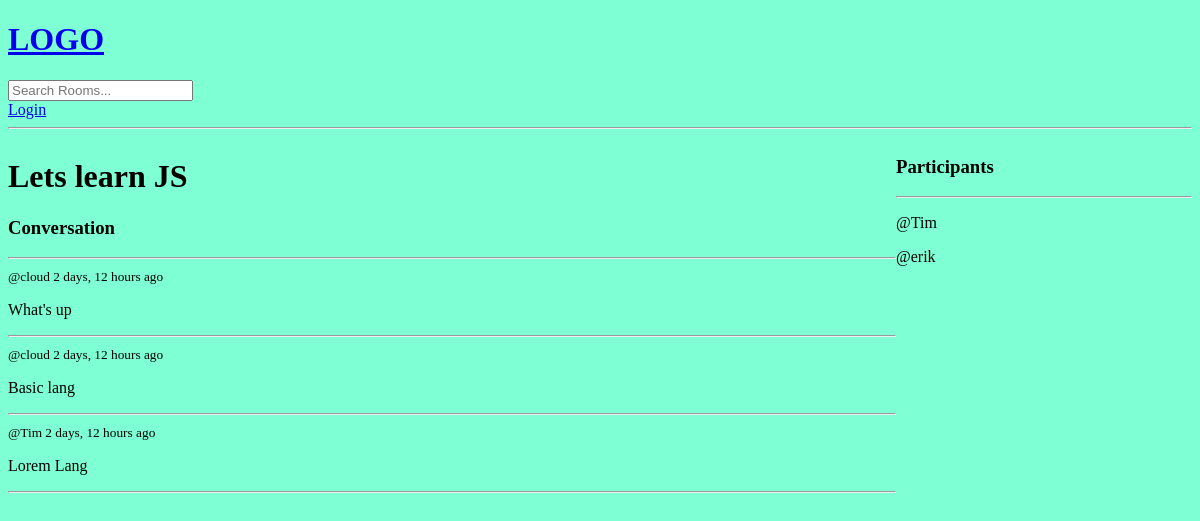
Page /room/10/ on the earlier database version.
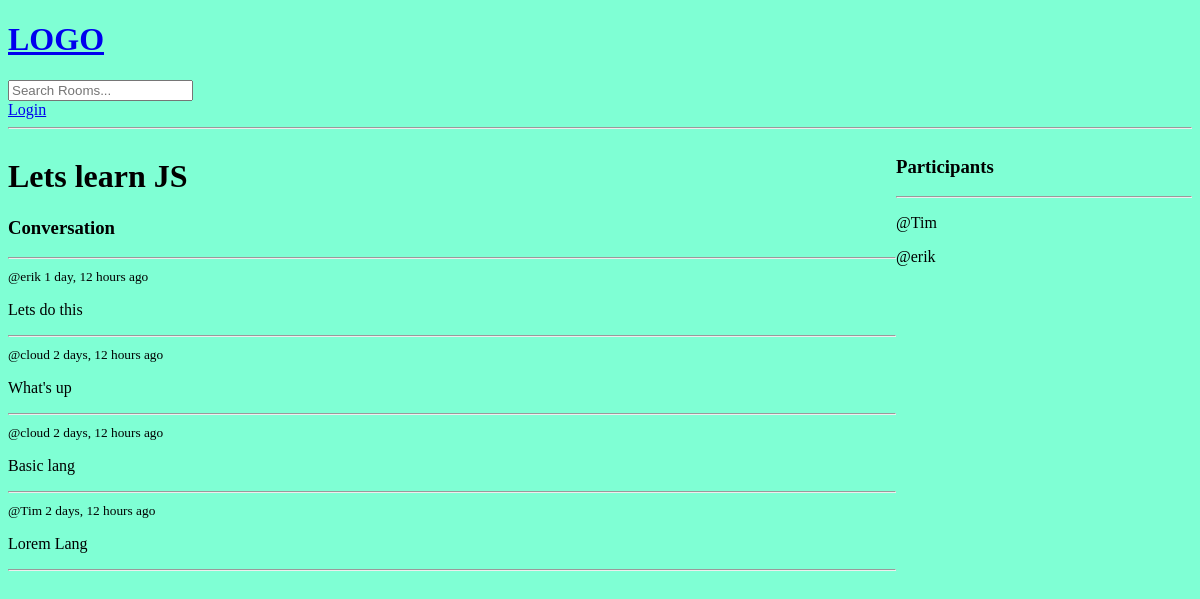
Same page on the later database version.
### base/models.py (models this page shows, shortened)
class Message(models.Model):
    user = models.ForeignKey(User, on_delete=models.CASCADE)
    room = models.ForeignKey(Room, on_delete=models.CASCADE)
    body = models.TextField()
    updated = models.DateTimeField(auto_now=True)
    created = models.DateTimeField(auto_now_add=True)
    class Meta:
        ordering = ['-updated', '-created']

### base/views.py (the view, shortened to what this page needs)
# urls.py: path('room/<str:pk>/', views.room, name="room"),
def room(request, pk):
    room = Room.objects.get(id=pk)
    room_messages = room.message_set.all().order_by('-created')
    participants = room.participants.all()
    context = {'room': room, 'room_messages': room_messages, 'participants':participants}
    return render(request, 'base/room.html', context)

### base/templates/base/room.html (shortened to what this page needs)
{% extends 'main.html' %}
{% block content %}
<div class="room-container">
    <div>
        <h1>{{room.name}}</h1>
        <div class="comment-wrapper">
            <h3>Conversation</h3>
            <hr>
            {% for message in room_messages %}
                <div>
                    <small>@{{message.user}}  {{message.created|timesince}} ago</small>
                    <p>{{message.body}}</p>
                    <hr>
                </div>
            {% endfor %}
        </div>
    </div>
    <div>
        <h3>Participants</h3>
        <hr>
        {% for participant in participants %}
            <div>
                <p>@{{participant.username}}</p>
            </div>
        {% endfor %}
    </div>
</div>
{% endblock content %}

Differences in the rows shown:
added Message: user "erik", created "1 day, 12 hours", body "Lets do this"
